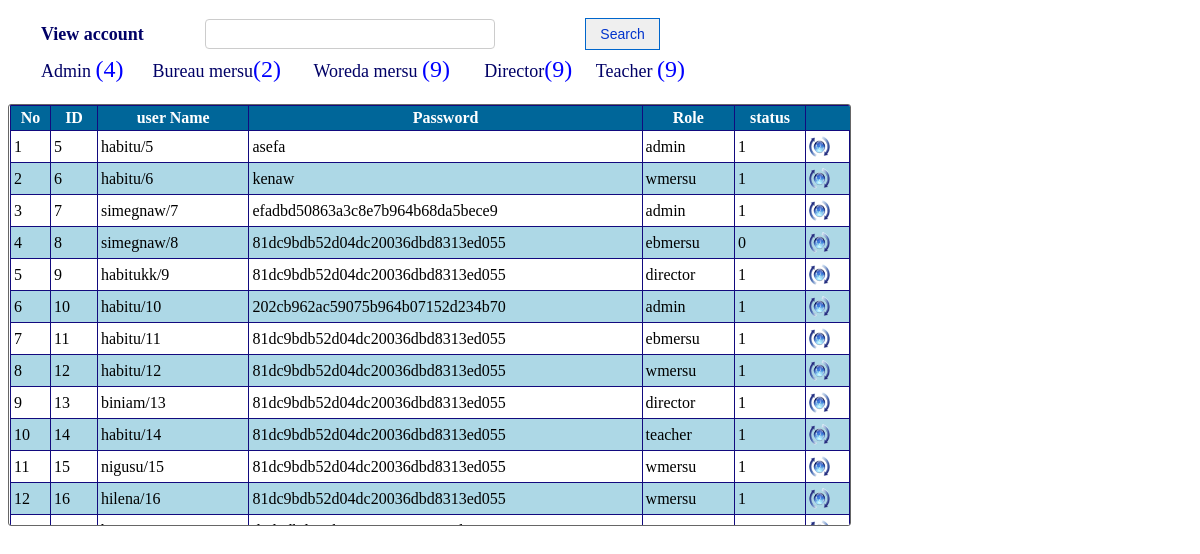
Page /view_account.php on the committed database.
### tables this page shows
CREATE TABLE `account` (
  `u_id` int NOT NULL,
  `username` varchar(100) NOT NULL,
  `password` varchar(100) NOT NULL,
  `role` varchar(40) NOT NULL,
  `status` varchar(23) NOT NULL,
  PRIMARY KEY (`u_id`)
);

### view_account.php (the view, shortened to what this page needs)
<!DOCTYPE html PUBLIC "-//W3C//DTD XHTML 1.0 Transitional//EN" "http://www.w3.org/TR/xhtml1/DTD/xhtml1-transitional.dtd">
<html xmlns="http://www.w3.org/1999/xhtml">
<head>
<link rel="stylesheet" type="text/css" href="css/style_view.css" />
</head>
<body>
<div id="style_div" >
<form method="post">
<table width="730" border="0">
    <tr>
    	<td  width="190px" style="font-size:18px; color:#006; text-indent:30px;"><b>View account</b></td>
        <td>
        	<input type="text" name="searchtxt" title="Enter ID for search " class="search" autocomplete="off"/>
        </td>
        <td style="float:right">
        	<input style="width:75px; margin-right:75px;" type="submit" name="btnsearch" value="Search" id="button-search" title="Search user" />
        </td>
    </tr>
</table>
<table width="700px">
	<tr>
		<?php
        $query = mysqli_query($conn,"select * from account where role='admin'")or die(mysql_error());
         $coun = mysqli_num_rows($query);
              ?>
	<td style="font-size:18px; color:#006; text-indent:30px;">Admin <font size="5px" color="blue" >(<?php echo $coun?>)</font></td>
			<?php
        $query = mysqli_query($conn,"select * from account where role='ebmersu'")or die(mysql_error());
         $coun2 = mysqli_num_rows($query);
              ?>
	<td style="font-size:18px; color:#006; ">Bureau mersu<font size="5px" color="blue" >(<?php echo $coun2?>)</font>  </td>
	<?php
        $query = mysqli_query($conn,"select * from account where role='wmersu'")or die(mysql_error());
         $coun3 = mysqli_num_rows($query);
              ?>
	<td  style="font-size:18px; color:#006; ">Woreda mersu <font size="5px" color="blue" >(<?php echo $coun3?>)</font> </td>
	<?php
        $query = mysqli_query($conn,"select * from account where role='director'")or die(mysql_error());
         $coun4 = mysqli_num_rows($query);
              ?>
	<td style="font-size:18px; color:#006; ">Director<font size="5px" color="blue" >(<?php echo $coun4?>)</font> </td>
	<?php
        $query = mysqli_query($conn,"select * from account where role='teacher'")or die(mysql_error());
         $coun5 = mysqli_num_rows($query);
              ?>
	<td style="font-size:18px; color:#006; ">Teacher <font size="5px" color="blue" >(<?php echo $coun5?>)</font></td>
	</tr>
</table>
</form>
</div>
<br />
<div id="content-input">
<form method="post">
     <table border="1" width="1000px" align="center" cellpadding="3" class="mytable" cellspacing="0">
        <tr>
            <th>No</th>
			<th>ID</th>
			<th>user Name</th>
			<th>Password</th>
			<th>Role</th>
			<th>status</th>
			<th colspan="3">Operation</th>
        </tr>
        <?php
	$key="";
	if($key !="")
		$sql_sel=mysqli_query($conn,"SELECT * FROM account where u_id  like '%$key%' or role like '%$key%'");
	else
		 $sql_sel=mysqli_query($conn,"SELECT * FROM account");
    $i=0;
    while($row=mysqli_fetch_array($sql_sel)){
    $i++;
    $color=($i%2==0)?"lightblue":"white";
    ?>
      <tr bgcolor="<?php echo $color?>">
            <td><?php echo $i;?></td>
			<td><?php echo $row['u_id'];?></td>
            <td><?php echo $row['username'];?></td>
            <td><?php echo $row['password'];?></td>
			<td><?php echo $row['role'];?></td>
			<td><?php echo $row['status'];?></td>
            <td><a href="?tag=C_account_entry&opr=upd&rs_id=<?php echo $row['u_id'];?>" title="Update"><img src="picture/update.png" /></a></td>
    </tr>
    <?php
    }
    ?>
    </table>
</form>
</div>
</body>
</html>

### css/style_view.css (style rules this page uses)
#style_div { height:auto; margin-top:15px; }
#content-input { width:840px; height:420px; border:1px solid #666; float:left; padding-left:1px; border-radius: 3px 3px 3px 3px; overflow: auto; }
#button-search { font-family:Arial, Helvetica, sans-serif; font-size:14px; width:100px; height:32px; float:right; margin-right:10px; repeat-x top center; border: 1px solid #06C; -moz-border-radius: 5px; color:#03C; }
.search { padding:4px; border:1px #CCC solid; border-radius: 4px 4px 4px 4px; -moz-border-radius: 8px; background:#FFF; color:#006; font-family:Arial, Helvetica, sans-serif; font-size:16px; width:280px; height:20px; float:left; }
.mytable { border-collapse:collapse; border:#036 1px solid; }
.mytable tr th { background:#069; border:#120A7E 1px solid; color:#FFF; font-family:"Times New Roman", Times, serif; }
.mytable tr td { font-family:"Times New Roman", Times, serif; border:#120A7E 1px solid; }

### rows in the picture
account: u_id "5", username "habitu/5", password "asefa", role "admin", status "1"
account: u_id "6", username "habitu/6", password "kenaw", role "wmersu", status "1"
account: u_id "7", username "simegnaw/7", password "efadbd50863a3c8e7b964b68da5bece9", role "admin", status "1"
account: u_id "8", username "simegnaw/8", password "81dc9bdb52d04dc20036dbd8313ed055", role "ebmersu", status "0"
account: u_id "9", username "habitukk/9", password "81dc9bdb52d04dc20036dbd8313ed055", role "director", status "1"
account: u_id "10", username "habitu/10", password "202cb962ac59075b964b07152d234b70", role "admin", status "1"
account: u_id "11", username "habitu/11", password "81dc9bdb52d04dc20036dbd8313ed055", role "ebmersu", status "1"
account: u_id "12", username "habitu/12", password "81dc9bdb52d04dc20036dbd8313ed055", role "wmersu", status "1"
account: u_id "13", username "biniam/13", password "81dc9bdb52d04dc20036dbd8313ed055", role "director", status "1"
account: u_id "14", username "habitu/14", password "81dc9bdb52d04dc20036dbd8313ed055", role "teacher", status "1"
account: u_id "15", username "nigusu/15", password "81dc9bdb52d04dc20036dbd8313ed055", role "wmersu", status "1"
account: u_id "16", username "hilena/16", password "81dc9bdb52d04dc20036dbd8313ed055", role "wmersu", status "1"

### other values in the picture
$coun "4"
$coun2 "2"
$coun3 "9"
$coun4 "9"
$coun5 "9"
